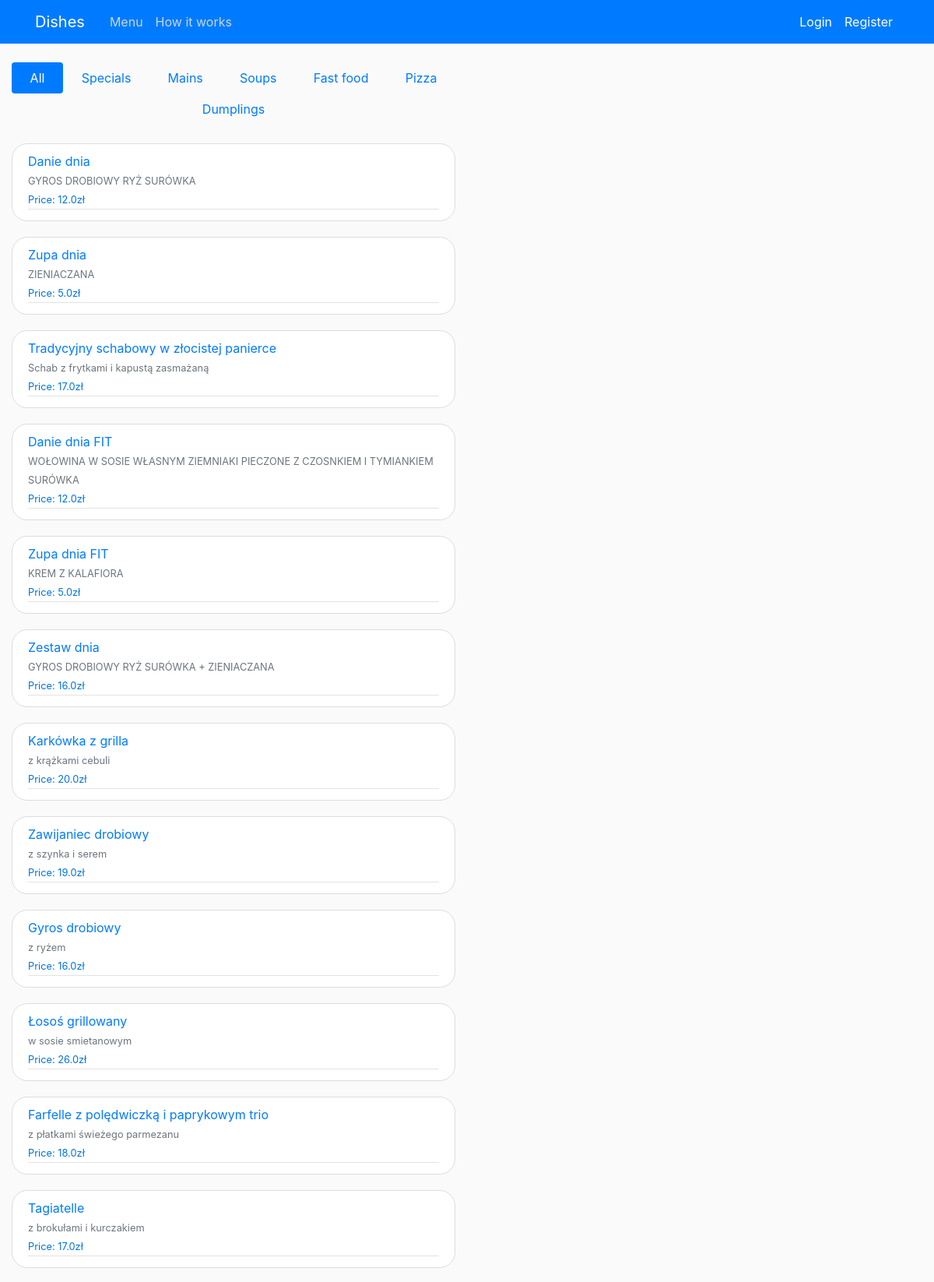
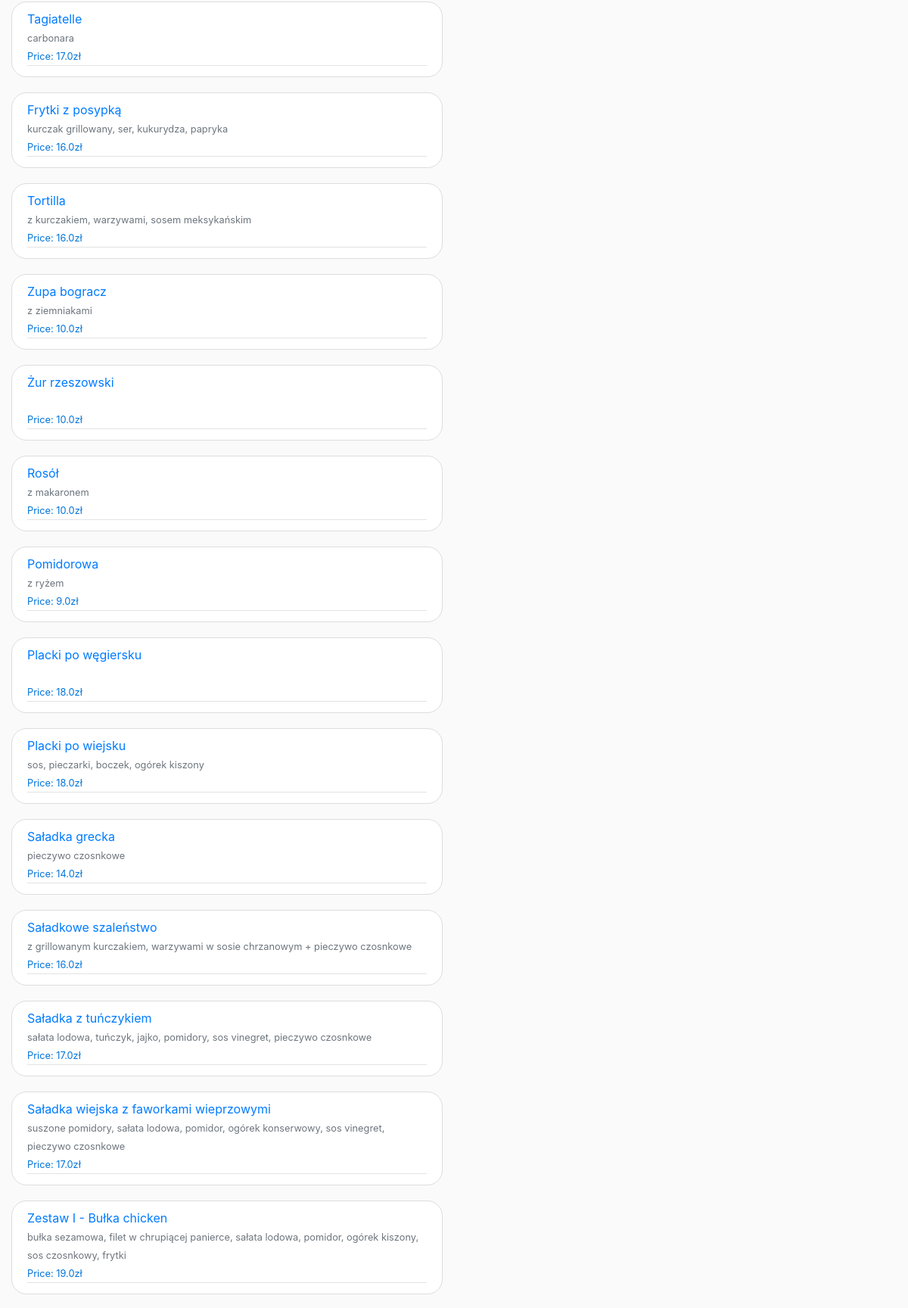
The page / (upper part) on the database its author committed (2 pictures, top to bottom).
### shop/models.py (models this page shows, shortened)
class Dish(models.Model):
    name = models.CharField(max_length=100)
    ingredient = models.CharField(max_length=250, blank=True)
    price = models.FloatField()
    dish_type = models.CharField(max_length=20)
    dish_addon = models.BooleanField(default=True)

### shop/views.py (the view)
# urls.py: 2. Add a URL to urlpatterns:  path('', views.home, name='home')
def home (request):
    context = {
        'dish': selectMenu('all'),
        'type': 'all',
        'hoursStart': startTime,
        'hoursEnd': endTime,
        'time': datetime.now()
    }
    try:
        values = countTotalPrice(request.user)
        context.update({'cart': values["items_in_cart"], 'sum_price': values["total_price"]})
        money = Profile.objects.get(user=request.user).money
        context.update({'money': money})
    except:
        pass
    return render(request, 'shop/home.html',context)

### shop/views.py (called while the page is built)
def countTotalPrice(user):
    items_in_cart = Cart.objects.filter(user=user)
    total_price = 0
    for item in items_in_cart:
        composition_price = item.composition.dish.price + item.composition.addon.price
        total_price += composition_price * item.quantity
    value_to_return ={
        'total_price': total_price,
        'items_in_cart': items_in_cart
    }
    return value_to_return

### shop/templates/shop/home.html (shortened to what this page needs)
{% extends 'shop/base.html' %}
{% block content %}
<nav class="nav nav-pills flex-column flex-sm-row">
    {% if type == 'all' %}
        <a class="flex-sm-fill text-sm-center nav-link active" href="{% url 'shop-select' 'all' %}">All</a>
        <a class="flex-sm-fill text-sm-center nav-link" href="{% url 'shop-select' 'special'%}">Specials</a>
        <a class="flex-sm-fill text-sm-center nav-link" href="{% url 'shop-select' 'main'%}">Mains</a>
        <a class="flex-sm-fill text-sm-center nav-link" href="{% url 'shop-select' 'soup'%}">Soups</a>
        <a class="flex-sm-fill text-sm-center nav-link" href="{% url 'shop-select' 'fastfood'%}">Fast food</a>
        <a class="flex-sm-fill text-sm-center nav-link" href="{% url 'shop-select' 'pizza'%}">Pizza</a>
        <a class="flex-sm-fill text-sm-center nav-link" href="{% url 'shop-select' 'dumplig'%}">Dumplings</a>
    {% endif %}
</nav>
<br>
{% for menu in dish %}
    <article class="media content-section">
        <div class="media-body">
            <div class="article-metadata">
                <a class="mr-2" href="{% url 'shop-open-dish' menu.id %}">{{ menu.name }}</a><br>
                <small class="text-muted">{{ menu.ingredient }}</small><br>
                <small class="article-content" style='color:#0074d9'>Price: {{ menu.price }}zł</small>
            </div>
        </div>
    </article>
{% endfor %}
{% endblock content %}

### shop/static/shop/main.css (style rules this page uses)
body { background: #fafafa; color: #333333; margin-top: 5rem; }
.content-section { background: #ffffff; padding: 10px 20px; border: 1px solid #dddddd; border-radius: 20px; margin-bottom: 20px; }
.article-content { white-space: pre-line; }
.article-metadata { padding-bottom: 1px; margin-bottom: 4px; border-bottom: 1px solid #e3e3e3 }

### rows shown on the page
Dish: name "Danie dnia", ingredient "GYROS DROBIOWY RYŻ SURÓWKA", price "12.0"
Dish: name "Zupa dnia", ingredient "ZIENIACZANA", price "5.0"
Dish: name "Tradycyjny schabowy w złocistej panierce", ingredient "Schab z frytkami i kapustą zasmażaną", price "17.0"
Dish: name "Danie dnia FIT", ingredient "WOŁOWINA W SOSIE WŁASNYM ZIEMNIAKI PIECZONE Z CZOSNKIEM I TYMIANKIEM SURÓWKA", price "12.0"
Dish: name "Zupa dnia FIT", ingredient "KREM Z KALAFIORA", price "5.0"
Dish: name "Zestaw dnia", ingredient "GYROS DROBIOWY RYŻ SURÓWKA + ZIENIACZANA", price "16.0"
Dish: name "Karkówka z grilla", ingredient "z krążkami cebuli", price "20.0"
Dish: name "Zawijaniec drobiowy", ingredient "z szynka i serem", price "19.0"
Dish: name "Gyros drobiowy", ingredient "z ryżem", price "16.0"
Dish: name "Łosoś grillowany", ingredient "w sosie smietanowym", price "26.0"
Dish: name "Farfelle z polędwiczką i paprykowym trio", ingredient "z płatkami świeżego parmezanu", price "18.0"
Dish: name "Tagiatelle", ingredient "z brokułami i kurczakiem", price "17.0"
Dish: name "Tagiatelle", ingredient "carbonara", price "17.0"
Dish: name "Frytki z posypką", ingredient "kurczak grillowany, ser, kukurydza, papryka", price "16.0"
Dish: name "Tortilla", ingredient "z kurczakiem, warzywami, sosem meksykańskim", price "16.0"
Dish: name "Zupa bogracz", ingredient "z ziemniakami", price "10.0"
Dish: name "Żur rzeszowski", price "10.0"
Dish: name "Rosół", ingredient "z makaronem", price "10.0"
Dish: name "Pomidorowa", ingredient "z ryżem", price "9.0"
Dish: name "Placki po węgiersku", price "18.0"
Dish: name "Placki po wiejsku", ingredient "sos, pieczarki, boczek, ogórek kiszony", price "18.0"
Dish: name "Saładka grecka", ingredient "pieczywo czosnkowe", price "14.0"
Dish: name "Saładkowe szaleństwo", ingredient "z grillowanym kurczakiem, warzywami w sosie chrzanowym + pieczywo czosnkowe", price "16.0"
Dish: name "Saładka z tuńczykiem", ingredient "sałata lodowa, tuńczyk, jajko, pomidory, sos vinegret, pieczywo czosnkowe", price "17.0"
Dish: name "Saładka wiejska z faworkami wieprzowymi", ingredient "suszone pomidory, sałata lodowa, pomidor, ogórek konserwowy, sos vinegret, pieczywo czosnkowe", price "17.0"
Dish: name "Zestaw I - Bułka chicken", ingredient "bułka sezamowa, filet w chrupiącej panierce, sałata lodowa, pomidor, ogórek kiszony, sos czosnkowy, frytki", price "19.0"
